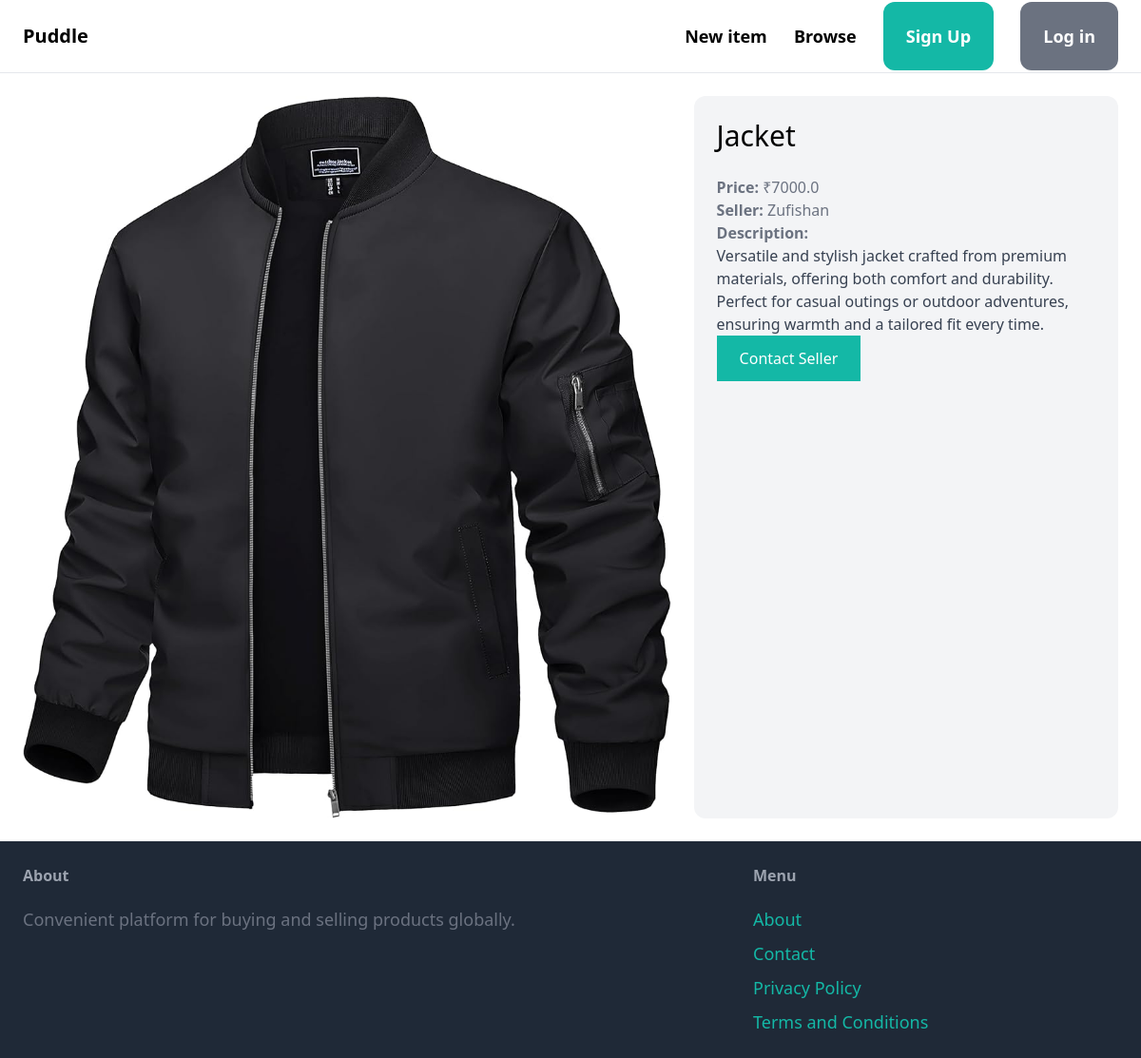
Screenshot of /items/2/ with the database file from the repository.
### item/models.py (models this page shows, shortened)
class Item(models.Model):
        category = models.ForeignKey(Category, related_name='items', on_delete=models.CASCADE)
        name = models.CharField(max_length=255)
        description = models.TextField(blank=True, null=True)
        price = models.FloatField()
        image = models.ImageField(upload_to='item_images', blank=True, null=True)
        is_sold = models.BooleanField(default=False)
        created_by = models.ForeignKey(User, related_name='items', on_delete=models.CASCADE)
        created_at = models.DateTimeField(auto_now_add=True)

### item/views.py (the view)
# urls.py: path('<int:pk>/', views.detail, name='detail'),
def detail(request, pk):
    item = get_object_or_404(Item, pk=pk)
    return render(request, 'item/detail.html', {
        'item': item
    })

### item/templates/item/detail.html (shortened to what this page needs)
{% extends 'core/base.html'%}
{% block content%}
<div class="grid grid-cols-5 gap-6">
    <div class="col-span-3">
        <img src="{{ item.image.url }}" class="rounded-xl">
    </div>
    <div class = "col-span-2 p-6 bg-gray-100 rounded-xl">
        <h1 class="mb-6 text-3xl">{{ item.name }}</h1>
        <p class="text-gray-500"><strong> Price:</strong> ₹{{ item.price }}</p>
        <p class="text-gray-500"><strong> Seller: </strong>{{ item.created_by.username }}</p>
        {% if item.description %}
        <p class="text-gray-700">
            <strong class = "text-gray-500">Description:</strong><br>
            {{ item.description }}
        </p>
        {% endif %}
        <a href="#" class="inline-block px-6 py-3 bg-teal-500 text-white hover:bg-teal-700">Contact Seller</a>
    </div>
</div>
{% endblock %}

### rows the page displays
Item: image (picture), name "Jacket", price "7000.0", created_by.username "Zufishan", description "Versatile and stylish jacket crafted from premium materials, offering both comfort and durability. Perfect for casual outings or outdoor adventures, ensuring warmth and a tailored fit every time."
